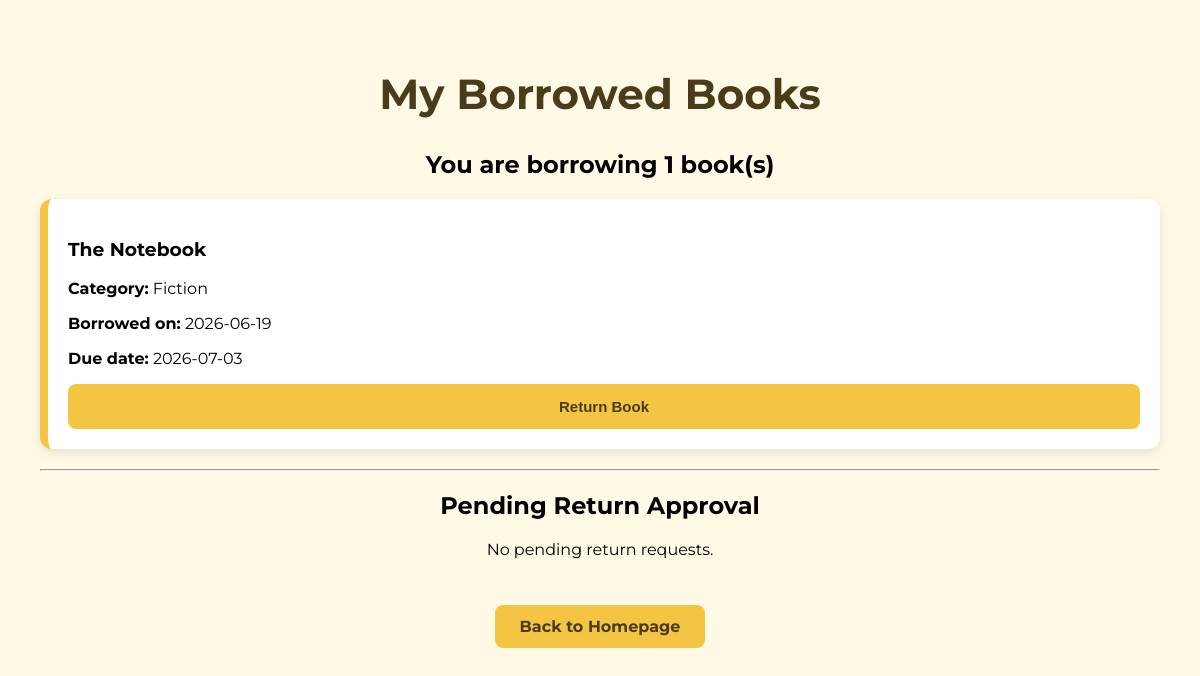
The page /mybooks (signed in) on the database as committed earlier.
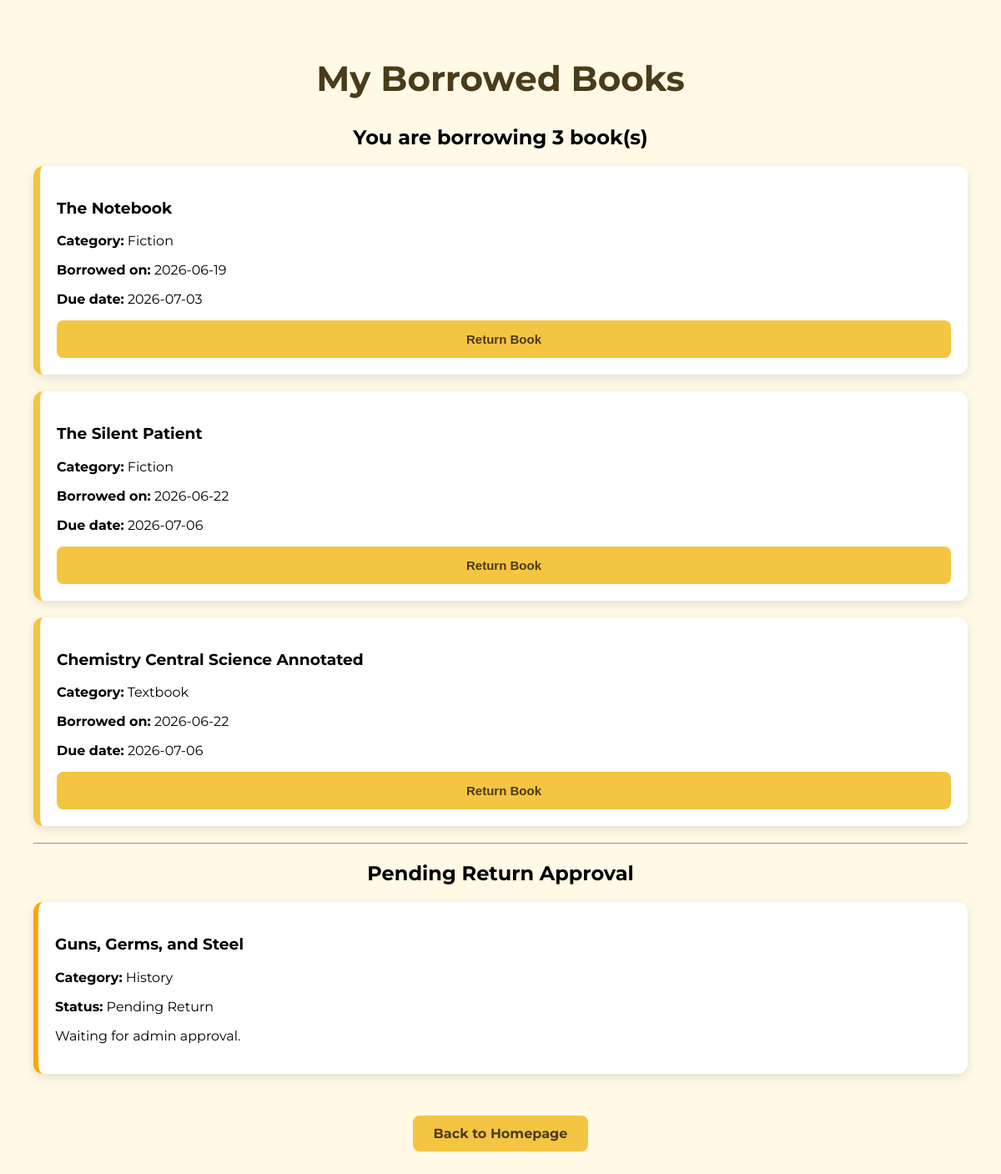
The same page on the database as committed later.
### tables this page shows
CREATE TABLE borrowed_books(
        id INTEGER PRIMARY KEY AUTOINCREMENT,
        user_id INTEGER,
        book_title TEXT,
        borrow_date TEXT,
        due_date TEXT,
        status TEXT, is_blocked INTEGER DEFAULT 0, return_date TEXT,
        FOREIGN KEY(user_id) REFERENCES users(id)
    );

### app.py (the view)
@app.route("/mybooks")
def my_books():
    if "user_id" not in session:
        return redirect(url_for("sign_in"))
    conn = sqlite3.connect("library.db")
    cursor = conn.cursor()
    cursor.execute("""
    SELECT book_title, borrow_date, due_date
    FROM borrowed_books
    WHERE user_id=? AND status='Borrowed'
    """, (session["user_id"],))
    borrowed_books = cursor.fetchall()
    cursor.execute("""
    SELECT book_title, borrow_date, due_date
    FROM borrowed_books
    WHERE user_id=? AND status='Pending Return'
    """, (session["user_id"],))
    pending_books = cursor.fetchall()
    conn.close()
    books = load_books()
    borrowed_book_details = []
    pending_book_details = []
    for borrowed in borrowed_books:
        title = borrowed[0]
        for book in books:
            if book["title"] == title:
                book_copy = book.copy()
                book_copy["borrow_date"] = borrowed[1]
                book_copy["due_date"] = borrowed[2]
                borrowed_book_details.append(book_copy)
    for borrowed in pending_books:
        title = borrowed[0]
        for book in books:
            if book["title"] == title:
                book_copy = book.copy()
                book_copy["borrow_date"] = borrowed[1]
                book_copy["due_date"] = borrowed[2]
                pending_book_details.append(book_copy)
    return render_template(
        "my_books.html",
        books=borrowed_book_details,
        pending_books=pending_book_details
    )

### app.py (called while the page is built)
def load_books():
    books = []
    with open("book.txt", "r", encoding="utf-8") as file:
        for line in file:
            if line.strip():
                title, category, genre, summary = line.strip().split("|")
                books.append({
                    "title": title,
                    "category": category,
                    "genre": genre,
                    "summary": summary
                })
    return books

### templates/my_books.html (shortened to what this page needs)
<!DOCTYPE html>
<html>
<head>
    <link rel="stylesheet"
          href="{{ url_for('static', filename='my_books.css') }}">
</head>
<body>
    <h1>My Borrowed Books</h1>
    <h2>You are borrowing {{ books|length }} book(s)</h2>
    {% if books %}
        {% for book in books %}
           <div class="book-card">
            <h3>{{ book.title }}</h3>
            <p><b>Category:</b> {{ book.category }}</p>
            <p><b>Borrowed on:</b> {{ book.borrow_date }}</p>
            <p><b>Due date:</b> {{ book.due_date }}</p>
            <form action="{{ url_for('return_book', title=book.title) }}"
                  method="post">
                <button type="submit" class="btn">
                    Return Book
                </button>
            </form>
           </div>
        {% endfor %}
    {% else %}
       <p>You have not borrowed any books yet.</p>
    {% endif %}
    <hr>
    <h2>Pending Return Approval</h2>
    {% if pending_books %}
        {% for book in pending_books %}
           <div class="book-card pending-card">
                <h3>{{ book.title }}</h3>
                <p><b>Category:</b> {{ book.category }}</p>
                <p><b>Status:</b> Pending Return</p>
                <p>Waiting for admin approval.</p>
            </div>
        {% endfor %}
    {% else %}
       <p>No pending return requests.</p>
    {% endif %}
    <a href="/" class="back-btn">
        Back to Homepage
    </a>
</body>
</html>

### static/my_books.css (style rules this page uses)
:root { --primary: #F4C542; --secondary: #FFE08A; --background: #FFF9E6; --text: #4A3B1A; --white: #FFFFFF; }
body { background-color: #FFF9E6; font-family: "Montserrat", sans-serif; text-align: center; margin: 0; padding: 40px; }
h1 { color: #4A3B1A; font-size: 42px; margin-bottom: 30px; font-family: "Montserrat", sans-serif; }
.book-card { background: white; border-left: 8px solid #F4C542; border-radius: 12px; padding: 20px; margin-bottom: 20px; text-align: left; box-shadow: 0 4px 12px rgba(0,0,0,0.1); }
.back-btn { display: inline-block; margin-top: 30px; background-color: #F4C542; color: #4A3B1A; padding: 12px 25px; border-radius: 8px; text-decoration: none; font-weight: bold; }
button, .btn { width: 100%; background: var(--primary); color: var(--text); border: none; padding: 14px; cursor: pointer; border-radius: 8px; font-weight: 600; font-size: 15px; transition: 0.3s; }
.pending-card { border-left: 6px solid orange; }

Rows that differ between the two databases and show on the page:
added borrowed_books: title "The Silent Patient", category "Fiction", borrow_date "2026-06-22", due_date "2026-07-06", shown under "You are borrowing 3 book(s)"
added borrowed_books: title "Chemistry Central Science Annotated", category "Textbook", borrow_date "2026-06-22", due_date "2026-07-06", shown under "You are borrowing 3 book(s)"
added borrowed_books: title "Guns, Germs, and Steel", category "History", shown under "Pending Return Approval"
Other text that changed with them:
{{ books|length }}: "1" → "3"
text no longer shown: "No pending return requests."
